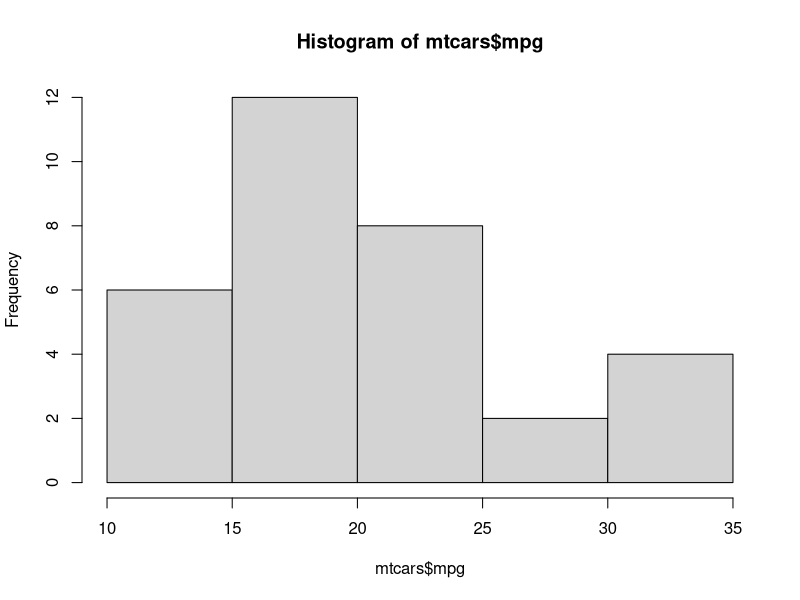
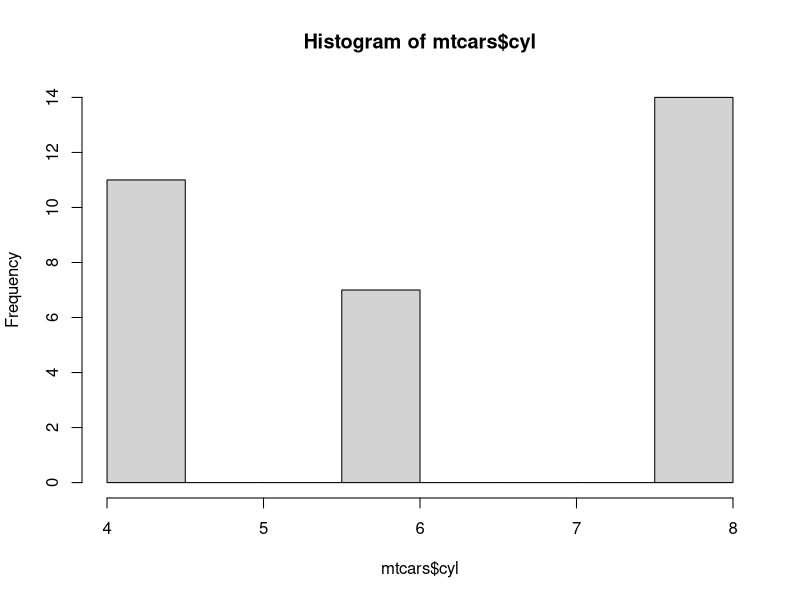
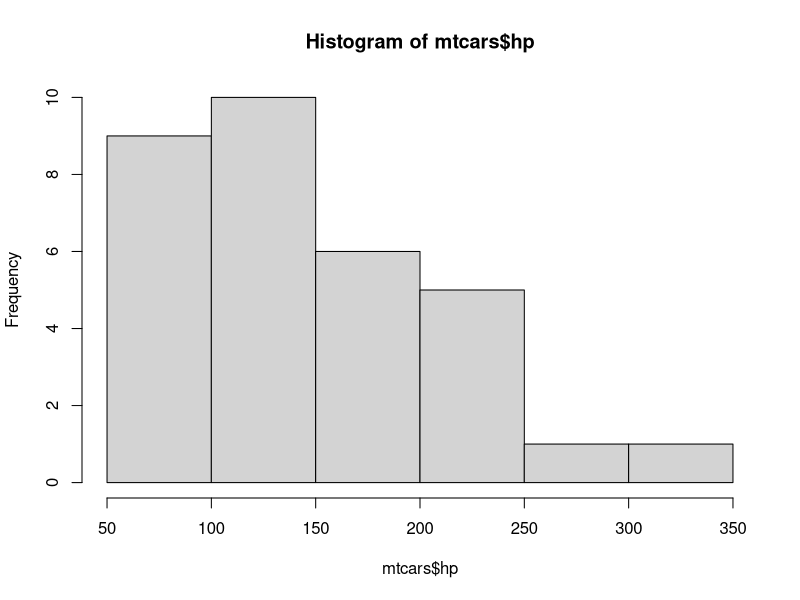
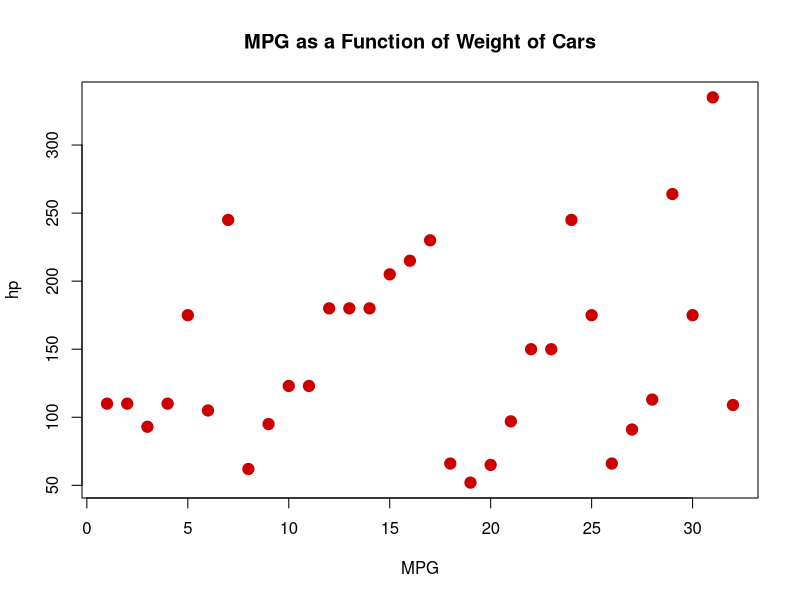

Write R code to recreate these figures, in order.
## ---- chunk 1
knitr::opts_chunk$set(echo = TRUE)
## ---- chunk 2
library(datasets)

## ---- chunk 3

summary(mtcars)


## ---- chunk 4
hist(mtcars$mpg)
## ---- chunk 5
hist(mtcars$cyl)
## ---- chunk 6
hist(mtcars$hp)
## ---- chunk 7
# Add some options
plot(mtcars$hp, 
     pch = 19,         # Solid circle
     cex = 1.5,        # Make 150% size
     col = "#cc0000",  # Red
     main = "MPG as a Function of Weight of Cars",
     xlab = "MPG",
     ylab = "hp")
